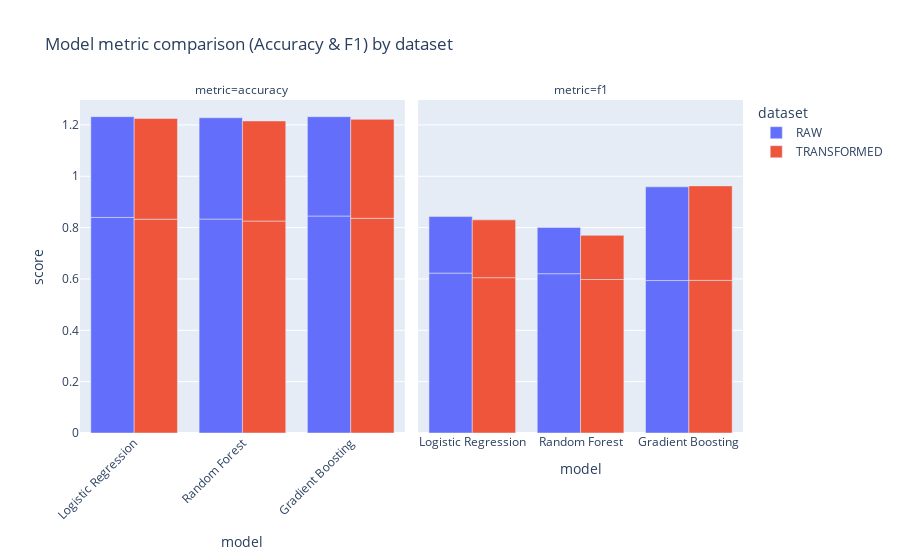

Here is the notebook cell this chart was saved with:
### Markdown cell above
### Interactive metric comparison (plotly)

### Code cell
# Interactive metric comparison (plotly) — include dataset grouping to explain multiple bars
if 'dataset' in results_df.columns:
    df_melt = results_df.melt(id_vars=['model','dataset'], value_vars=['accuracy','f1'], var_name='metric', value_name='value')
    # facet by metric so Accuracy and F1 are shown separately, color by dataset to show multiple blocks per model
    fig = px.bar(df_melt, x='model', y='value', color='dataset', barmode='group',
                 facet_col='metric', labels={'value':'score','metric':'metric'},
                 title='Model metric comparison (Accuracy & F1) by dataset')
else:
    # fallback to previous behavior if dataset not available
    df_melt = results_df.melt(id_vars='model', value_vars=['accuracy','f1'], var_name='metric', value_name='value')
    fig = px.bar(df_melt, x='model', y='value', color='metric', barmode='group',
                 labels={'value':'score','metric':'metric'}, title='Model metric comparison (Accuracy & F1)')

fig.update_layout(xaxis_tickangle=-45)
fig.show()

### Figure 1 — Plotly figure (JSON) as saved in the notebook; plotly's stock layout.template omitted (floating-point values rounded to 4 significant figures)
{"data": [{"alignmentgroup": "True", "hovertemplate": "dataset=RAW<br>metric=accuracy<br>model=%{x}<br>score=%{y}<extra></extra>", "legendgroup": "RAW", "marker": {"color": "#636efa", "pattern": {"shape": ""}}, "name": "RAW", "offsetgroup": "RAW", "orientation": "v", "showlegend": true, "textposition": "auto", "type": "bar", "x": ["Logistic Regression", "Random Forest", "Gradient Boosting", "Logistic Regression", "Random Forest", "Gradient Boosting"], "xaxis": "x", "y": [0.8397, 0.8333, 0.8451, 0.3925, 0.3945, 0.3869], "yaxis": "y"}, {"alignmentgroup": "True", "hovertemplate": "dataset=RAW<br>metric=f1<br>model=%{x}<br>score=%{y}<extra></extra>", "legendgroup": "RAW", "marker": {"color": "#636efa", "pattern": {"shape": ""}}, "name": "RAW", "offsetgroup": "RAW", "orientation": "v", "showlegend": false, "textposition": "auto", "type": "bar", "x": ["Logistic Regression", "Random Forest", "Gradient Boosting", "Logistic Regression", "Random Forest", "Gradient Boosting"], "xaxis": "x2", "y": [0.6228, 0.6205, 0.5938, 0.2202, 0.1804, 0.3649], "yaxis": "y2"}, {"alignmentgroup": "True", "hovertemplate": "dataset=TRANSFORMED<br>metric=accuracy<br>model=%{x}<br>score=%{y}<extra></extra>", "legendgroup": "TRANSFORMED", "marker": {"color": "#EF553B", "pattern": {"shape": ""}}, "name": "TRANSFORMED", "offsetgroup": "TRANSFORMED", "orientation": "v", "showlegend": true, "textposition": "auto", "type": "bar", "x": ["Logistic Regression", "Random Forest", "Gradient Boosting", "Logistic Regression", "Random Forest", "Gradient Boosting"], "xaxis": "x", "y": [0.8327, 0.8256, 0.8362, 0.3925, 0.3899, 0.3854], "yaxis": "y"}, {"alignmentgroup": "True", "hovertemplate": "dataset=TRANSFORMED<br>metric=f1<br>model=%{x}<br>score=%{y}<extra></extra>", "legendgroup": "TRANSFORMED", "marker": {"color": "#EF553B", "pattern": {"shape": ""}}, "name": "TRANSFORMED", "offsetgroup": "TRANSFORMED", "orientation": "v", "showlegend": false, "textposition": "auto", "type": "bar", "x": ["Logistic Regression", "Random Forest", "Gradient Boosting", "Logistic Regression", "Random Forest", "Gradient Boosting"], "xaxis": "x2", "y": [0.605, 0.5979, 0.5945, 0.2252, 0.1719, 0.368], "yaxis": "y2"}], "layout": {"annotations": [{"font": {}, "showarrow": false, "text": "metric=accuracy", "x": 0.245, "xanchor": "center", "xref": "paper", "y": 1, "yanchor": "bottom", "yref": "paper"}, {"font": {}, "showarrow": false, "text": "metric=f1", "x": 0.755, "xanchor": "center", "xref": "paper", "y": 1, "yanchor": "bottom", "yref": "paper"}], "barmode": "group", "legend": {"title": {"text": "dataset"}, "tracegroupgap": 0}, "title": {"text": "Model metric comparison (Accuracy & F1) by dataset"}, "xaxis": {"anchor": "y", "domain": [0, 0.49], "tickangle": -45, "title": {"text": "model"}}, "xaxis2": {"anchor": "y2", "domain": [0.51, 1], "matches": "x", "title": {"text": "model"}}, "yaxis": {"anchor": "x", "domain": [0, 1], "title": {"text": "score"}}, "yaxis2": {"anchor": "x2", "domain": [0, 1], "matches": "y", "showticklabels": false}}}
